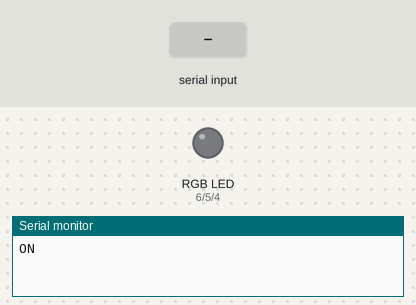
Recording of a sketch running on a simulated Arduino Uno, built with avr-gcc and run on an emulated ATmega328P. On the bench: an RGB LED mixed from three pins (HIGH = lit), the last lines printed to the serial monitor. Inputs (shaded band) come from the test bench. Dim RGB values are drawn brighter than linear.

Above: at 1.2 s.
1.3 s: ";" received over the second serial link
At 2.1 s:
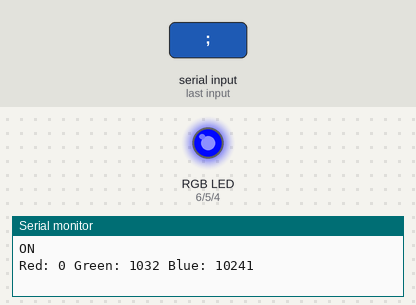
2.8 s: "." received over the second serial link
At 3.3 s:
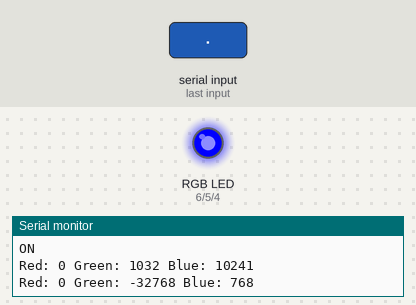
4.3 s: "90;45\n" received over the second serial link
At 5.5 s:
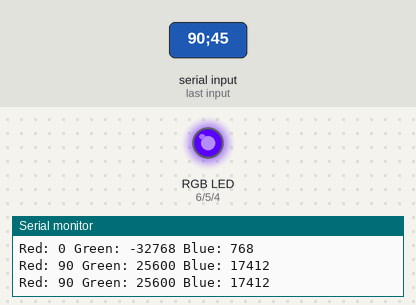
5.8 s: "30;150\n" received over the second serial link
At 6.8 s:
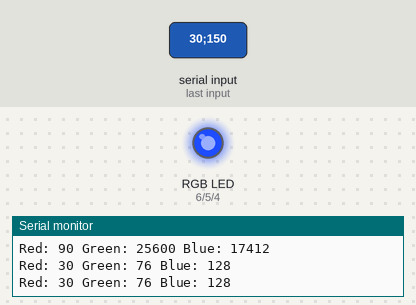
7.3 s: "1;90\n" received over the second serial link
At 7.9 s:
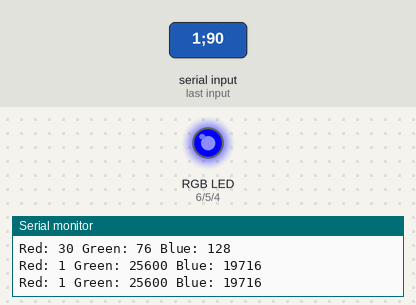
8.8 s: "1;90;45\n" received over the second serial link
At 9.5 s:
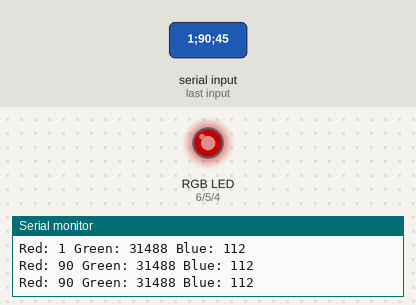
Timing chart, 0 to 11.3 s (numbered marks = the images above; inputs shaded):
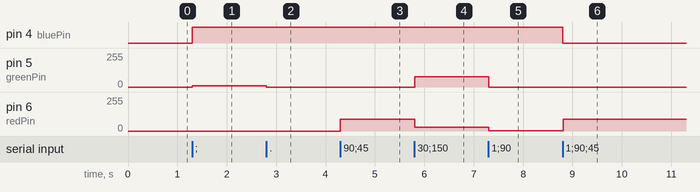

Measured:
- after the input at 1.3 s, pin 4 (bluePin): LOW → HIGH at once; pin 5 (greenPin): 0/255 → 8/255 at once
- after the input at 2.8 s, pin 5 (greenPin): 8/255 → 0/255 at once
- after the input at 4.3 s, pin 6 (redPin): 0/255 → 90/255 at once
- after the input at 5.8 s, pin 5 (greenPin): 0/255 → 76/255 at once; pin 6 (redPin): 90/255 → 30/255 at once
- after the input at 7.3 s, pin 5 (greenPin): 76/255 → 0/255 at once; pin 6 (redPin): 30/255 → 1/255 at once
- after the input at 8.8 s, pin 4 (bluePin): HIGH → LOW at once; pin 6 (redPin): 1/255 → 90/255 at once

The sketch:

arduino.ino
```cpp
#include <SoftwareSerial.h>

SoftwareSerial BLU(0, 1);

int redPin = 6;
int greenPin = 5;
int bluePin = 4;

void setup()
{
  Serial.begin(9600);
  BLU.begin(9600);

  pinMode(redPin, OUTPUT);
  pinMode(greenPin, OUTPUT);
  pinMode(bluePin, OUTPUT);
  // analogWrite(redPin, 255);
  // analogWrite(greenPin, 255);
  // analogWrite(bluePin, 255);
  Serial.write("ON\n");
}

void loop()
{
  if (BLU.available() > 0)
  {
    String string="";
    int input[3];
    int i=0;


    while (BLU.available() > 0)
    {
      char command = ((byte)BLU.read());
      if (command == ';')
      {
        input[i]=string.toInt();
        break;
      }
      if (command=='.')
      {
        input[i]=string.toInt();
        string="";
        i++;
      }
      else
      {
        string += command;
      }
      delay(1);
    }

    int redInt = input[0];
    int greenInt = input[1];
    int blueInt = input[2];

    analogWrite(redPin, redInt);
    analogWrite(greenPin, greenInt);
    analogWrite(bluePin, blueInt);

    Serial.print("Red: ");
    Serial.print(redInt);
    Serial.print(" Green: ");
    Serial.print(greenInt);
    Serial.print(" Blue: ");
    Serial.print(blueInt);
    Serial.println();

    delay(10);
  }
}
```
